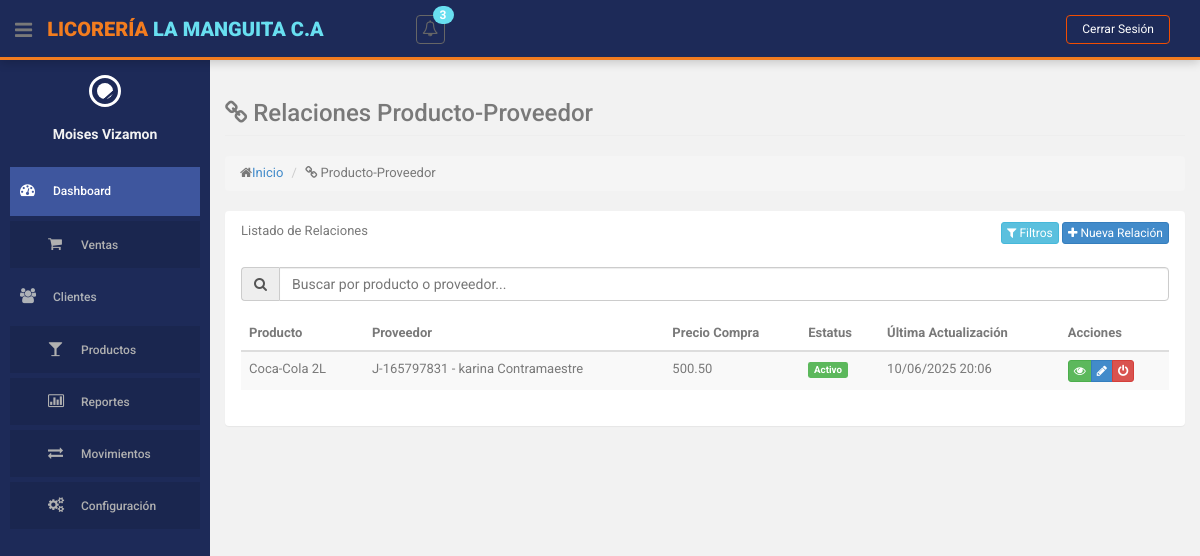
Page /index.php?action=producto-proveedor (signed in) on the earlier database version.
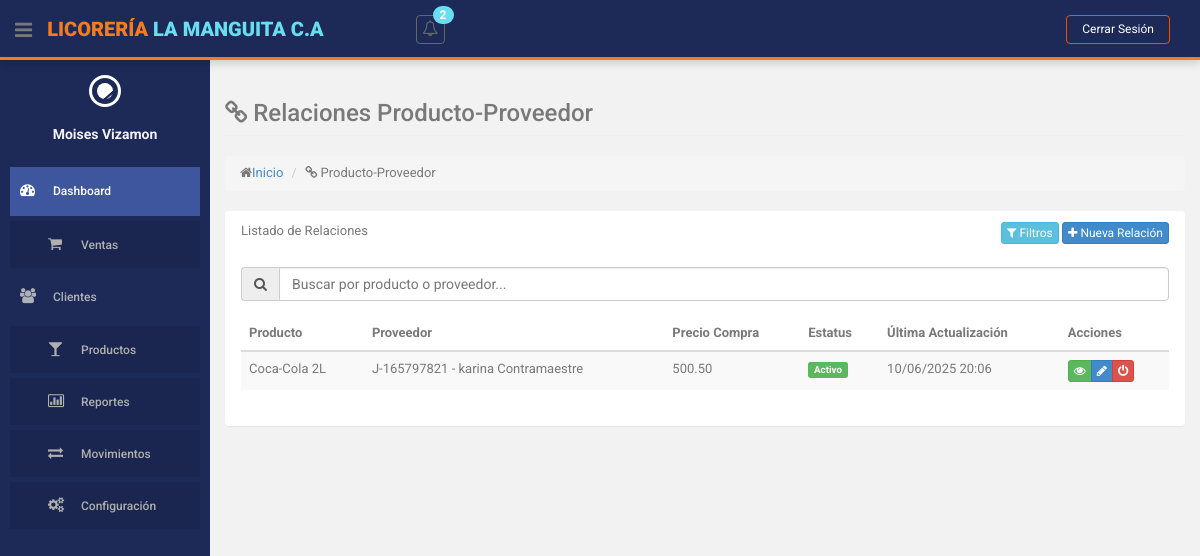
Same page on the later database version.
### tables this page shows
CREATE TABLE `proveedor_producto` (
  `id` int(11) NOT NULL,
  `cedula_proveedor` varchar(15) NOT NULL,
  `id_producto` int(10) NOT NULL,
  `precio_compra` decimal(10,2) NOT NULL,
  `fecha_actualizacion` datetime NOT NULL DEFAULT current_timestamp(),
  `id_estatus` int(11) NOT NULL DEFAULT 1
);

CREATE TABLE `producto` (
  `id` int(10) NOT NULL,
  `descripcion` varchar(255) NOT NULL,
  `cantidad` int(255) NOT NULL,
  `precio` decimal(10,2) NOT NULL,
  `id_categoria` int(11) NOT NULL,
  `id_estatus` int(11) NOT NULL
);

CREATE TABLE `simbolos_cedula` (
  `id` int(11) NOT NULL,
  `nombre` varchar(2) NOT NULL COMMENT 'Símbolo (V, E, G, J)'
);

CREATE TABLE `proveedores` (
  `cedula` varchar(15) NOT NULL,
  `id_simbolo_cedula` int(11) DEFAULT 1,
  `nombre` varchar(255) NOT NULL,
  `telefono` varchar(15) NOT NULL,
  `direccion` varchar(255) DEFAULT 'Sin especificar',
  `id_estatus` int(11) NOT NULL
);

CREATE TABLE `estatus` (
  `id` int(11) NOT NULL,
  `nombre` varchar(50) NOT NULL
);

### controllers/ProductoProveedorController.php (called while the page is built, shortened)
<?php
class ProductoProveedorController
{
    private $model;
    public function __construct()
    {
        require_once ROOT_PATH . 'models/ProductoProveedorModel.php';
        $this->model = new ProductoProveedorModel();
    }
    public function index()
    {
        $relaciones = $this->model->obtenerTodasRelaciones();
        $estatus = $this->model->obtenerEstatus();
        $this->loadView('producto_proveedor/index', [
            'relaciones' => $relaciones,
            'estatus' => $estatus
        ]);
    }
    private function loadView($view, $data = [])
    {
        extract($data);
        require ROOT_PATH . 'views/layouts/header.php';
        require ROOT_PATH . 'views/' . $view . '.php';
        require ROOT_PATH . 'views/layouts/footer.php';
    }
}

### models/StockLimiteModel.php (called while the page is built, shortened)
<?php
class StockLimiteModel
{
    private $db;
    public function __construct()
    {
        require_once ROOT_PATH . 'config/database.php';
        $database = new Database();
        $this->db = $database->getConnection();
    }
    public function obtenerProductosConStockBajo()
    {
        $query = "SELECT p.id, p.descripcion, p.cantidad, sl.stock_minimo
                  FROM producto p
                  JOIN stock_limites sl ON p.id = sl.id_producto
                  WHERE p.cantidad <= sl.stock_minimo AND p.id_estatus = 1
                  ORDER BY p.descripcion";
        $stmt = $this->db->prepare($query);
        $stmt->execute();
        return $stmt->fetchAll(PDO::FETCH_ASSOC);
    }
    public function obtenerProductosConStockAlto()
    {
        $query = "SELECT p.id, p.descripcion, p.cantidad, sl.stock_maximo
                  FROM producto p
                  JOIN stock_limites sl ON p.id = sl.id_producto
                  WHERE p.cantidad >= sl.stock_maximo AND p.id_estatus = 1
                  ORDER BY p.descripcion";
        $stmt = $this->db->prepare($query);
        $stmt->execute();
        return $stmt->fetchAll(PDO::FETCH_ASSOC);
    }
}

### config/database.php (called while the page is built, shortened)
<?php
class Database {
    private $host = 'localhost';
    private $db_name = 'licoreria';
    private $username = 'root';
    private $password = '';
    public function getConnection() {
        $this->conn = null;
        try {
            $this->conn = new PDO(
                "mysql:host=" . $this->host . ";dbname=" . $this->db_name,
                $this->username,
                $this->password
            );
            $this->conn->exec("set names utf8");
            $this->conn->setAttribute(PDO::ATTR_ERRMODE, PDO::ERRMODE_EXCEPTION);
        } catch(PDOException $exception) {
            echo "Error de conexión: " . $exception->getMessage();
        }
        return $this->conn;
    }
}
?>

### helpers/notifications.php (called while the page is built)
<?php
function obtenerNotificacionesStock() {
    require_once ROOT_PATH . 'models/StockLimiteModel.php';
    $stockModel = new StockLimiteModel();
    $stockBajo = $stockModel->obtenerProductosConStockBajo();
    $stockAlto = $stockModel->obtenerProductosConStockAlto();
    $notificaciones = [];
    $total = count($stockBajo) + count($stockAlto);
    if (!empty($stockBajo)) {
        $notificaciones[] = [
            'tipo' => 'danger',
            'icono' => 'bolt',
            'mensaje' => 'Stock bajo en '.count($stockBajo).' producto(s)',
            'url' => BASE_URL.'index.php?action=gestion-stock&method=alertas',
            'tiempo' => 'Reciente'
        ];
    }
    if (!empty($stockAlto)) {
        $notificaciones[] = [
            'tipo' => 'warning',
            'icono' => 'exclamation-triangle',
            'mensaje' => 'Stock alto en '.count($stockAlto).' producto(s)',
            'url' => BASE_URL.'index.php?action=gestion-stock&method=alertas',
            'tiempo' => 'Reciente'
        ];
    }
    return [
        'total' => $total,
        'notificaciones' => $notificaciones,
        'hayAlertas' => $total > 0
    ];
}

### models/ProductoProveedorModel.php (called while the page is built, shortened)
<?php
class ProductoProveedorModel
{
    private $db;
    public function __construct()
    {
        require_once ROOT_PATH . 'config/database.php';
        $database = new Database();
        $this->db = $database->getConnection();
    }
    public function obtenerTodasRelaciones()
    {
        $query = "SELECT pp.*, p.descripcion as producto, pr.nombre as proveedor,
                  sc.nombre as simbolo_proveedor, e.nombre as estatus
                  FROM proveedor_producto pp
                  JOIN producto p ON pp.id_producto = p.id
                  JOIN proveedores pr ON pp.cedula_proveedor = pr.cedula
                  JOIN simbolos_cedula sc ON pr.id_simbolo_cedula = sc.id
                  JOIN estatus e ON pp.id_estatus = e.id";
        $stmt = $this->db->prepare($query);
        $stmt->execute();
        return $stmt->fetchAll(PDO::FETCH_ASSOC);
    }
}

### views/producto_proveedor/index.php (the view, shortened to what the changed rows need)
<section id="main-content">
    <section class="wrapper">
        <div class="row">
            <div class="col-lg-12">
                <section class="panel">
                    <div class="panel-body">
                        <table id="tablaRelaciones" class="table table-striped table-advance table-hover">
                            <thead>
                                <tr>
                                    <th>Producto</th>
                                    <th>Proveedor</th>
                                    <th>Precio Compra</th>
                                    <th>Estatus</th>
                                    <th>Última Actualización</th>
                                    <th>Acciones</th>
                                </tr>
                            </thead>
                            <tbody>
                                <?php foreach ($relaciones as $relacion): ?>
                                    <tr>
                                        <td><?= $relacion['producto']; ?></td>
                                        <td><?= $relacion['simbolo_proveedor'] . '-' . $relacion['cedula_proveedor'] . ' - ' . $relacion['proveedor']; ?></td>
                                        <td><?= number_format($relacion['precio_compra'], 2); ?></td>
                                        <td>
                                            <span class="label label-<?= $relacion['id_estatus'] == 1 ? 'success' : 'danger'; ?>">
                                                <?= $relacion['estatus']; ?>
                                            </span>
                                        </td>
                                        <td><?= date('d/m/Y H:i', strtotime($relacion['fecha_actualizacion'])); ?></td>
                                        <td>
                                            <div class="btn-group">
                                                <a href="<?= BASE_URL ?>index.php?action=producto-proveedor&method=mostrar&id=<?= $relacion['id']; ?>"
                                                    class="btn btn-success btn-xs" title="Ver">
                                                    <i class="fa fa-eye"></i>
                                                </a>
                                                <a href="<?= BASE_URL ?>index.php?action=producto-proveedor&method=editar&id=<?= $relacion['id']; ?>"
                                                    class="btn btn-primary btn-xs" title="Editar">
                                                    <i class="fa fa-pencil"></i>
                                                </a>
                                                <button onclick="cambiarEstado(<?= $relacion['id']; ?>, '<?= $relacion['estatus']; ?>')"
                                                    class="btn btn-<?= $relacion['id_estatus'] == 1 ? 'danger' : 'success'; ?> btn-xs"
                                                    title="<?= $relacion['id_estatus'] == 1 ? 'Desactivar' : 'Activar'; ?>">
                                                    <i class="fa fa-power-off"></i>
                                                </button>
                                            </div>
                                        </td>
                                    </tr>
                                <?php endforeach; ?>
                            </tbody>
                        </table>
                    </div>
                </section>
            </div>
        </div>
    </section>
</section>

### views/layouts/header.php (shortened to what the changed rows need)
<!DOCTYPE html>
<html lang="es">
<head>
    <link href="<?php echo BASE_URL; ?>assets/css/bootstrap.css" rel="stylesheet">
    <link href="<?php echo BASE_URL; ?>assets/font-awesome/css/font-awesome.css" rel="stylesheet">
    <link rel="stylesheet" type="text/css" href="<?php echo BASE_URL; ?>assets/css/zabuto_calendar.css">
    <link rel="stylesheet" type="text/css" href="<?php echo BASE_URL; ?>assets/js/gritter/css/jquery.gritter.css">
    <link rel="stylesheet" type="text/css" href="<?php echo BASE_URL; ?>assets/lineicons/style.css">
    <link href="<?php echo BASE_URL; ?>assets/css/style.css" rel="stylesheet">
    <link href="<?php echo BASE_URL; ?>assets/css/style-responsive.css" rel="stylesheet">
    <link rel="stylesheet" type="text/css" href="https://cdn.datatables.net/1.11.5/css/jquery.dataTables.css">
</head>
<body>
    <section id="container">
        <header class="header black-bg">
            <div class="nav notify-row" id="top_menu">
                <ul class="nav top-menu">
                    <li class="dropdown">
                        <?php
                        $notificaciones = obtenerNotificacionesStock();
                        $totalNotificaciones = $notificaciones['total'];
                        ?>
                        <a data-toggle="dropdown" class="dropdown-toggle" href="#">
                            <i class="fa fa-bell-o"></i>
                            <?php if ($totalNotificaciones > 0): ?>
                                <span class="badge bg-theme"><?= $totalNotificaciones ?></span>
                            <?php endif; ?>
                        </a>
                    </li>
                </ul>
            </div>
        </header>

Differences in the rows shown:
changed proveedor_producto "Coca-Cola 2L": cedula_proveedor "165797831" → "165797821"
Other differences:
$totalNotificaciones: "3" → "2"
